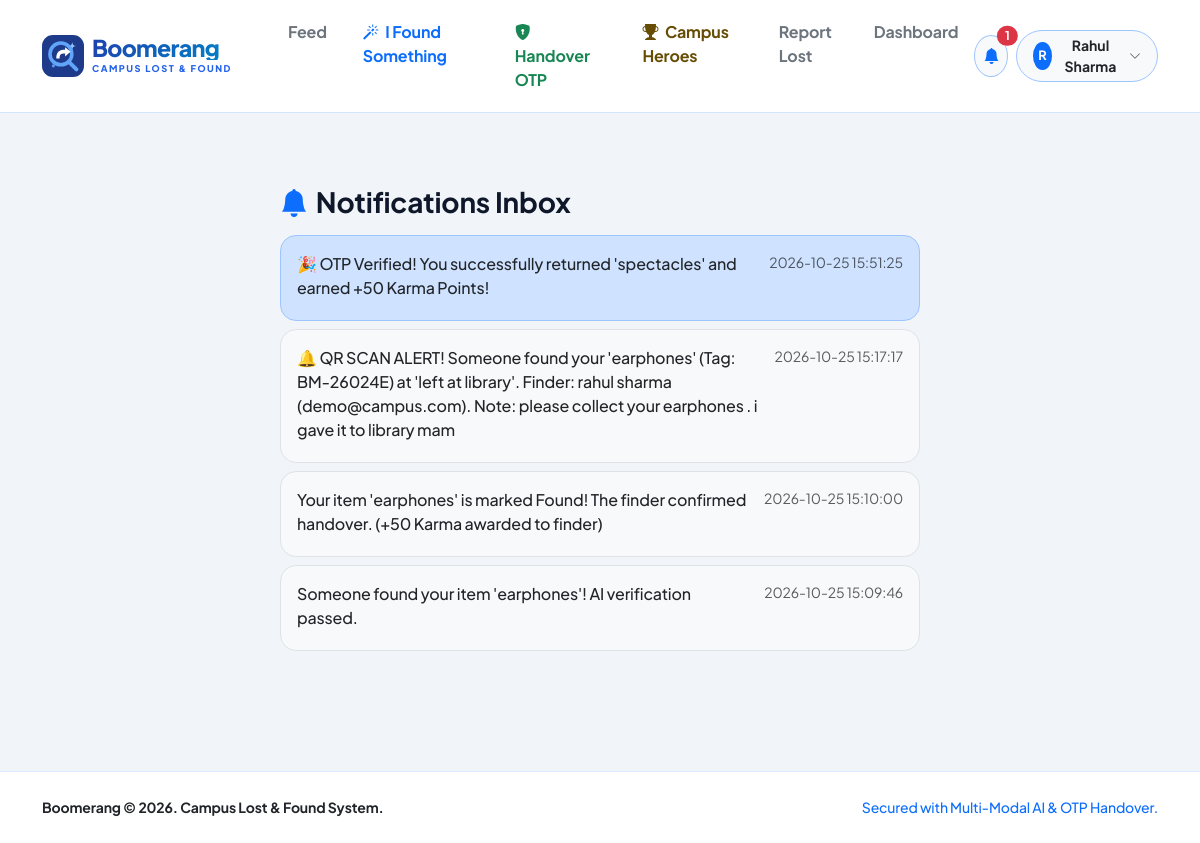
The app's page /notifications (signed in) with its own data.
### tables this page shows
CREATE TABLE users (
        id INTEGER PRIMARY KEY AUTOINCREMENT,
        name TEXT,
        email TEXT UNIQUE,
        phone TEXT,
        dept TEXT,
        pw TEXT,
        role TEXT DEFAULT 'user'
    , karma INTEGER DEFAULT 0);

CREATE TABLE notes (
        id INTEGER PRIMARY KEY AUTOINCREMENT,
        user_id INTEGER,
        msg TEXT,
        seen INTEGER DEFAULT 0,
        created TIMESTAMP DEFAULT CURRENT_TIMESTAMP
    );

### app.py (the view)
@app.route("/notifications")
@login_required
def notifications():
    u = me()
    notes = q("SELECT * FROM notes WHERE user_id=? ORDER BY id DESC", (u["id"],))
    q("UPDATE notes SET seen=1 WHERE user_id=?", (u["id"],), commit=True)
    return render_template("notes.html", notes=notes)

### app.py (called while the page is built)
def db():
    if "db" not in g:
        g.db = sqlite3.connect(DB)
        g.db.row_factory = sqlite3.Row
    return g.db

def q(sql, args=(), one=False, commit=False):
    cur = db().execute(sql, args)
    if commit:
        db().commit()
        return cur.lastrowid
    rows = cur.fetchall()
    return (rows[0] if rows else None) if one else rows

def me():
    if "uid" in session:
        return q("SELECT * FROM users WHERE id=?", (session["uid"],), one=True)
    return None

def login_required(f):
    @wraps(f)
    def w(*a, **k):
        if not me():
            flash("Please log in to continue.", "warning")
            return redirect(url_for("login"))
        return f(*a, **k)
    return w

@app.context_processor
def inject():
    u = me()
    unread_count = 0
    if u:
        row = q("SELECT COUNT(*) c FROM notes WHERE user_id=? AND seen=0", (u["id"],), one=True)
        unread_count = row["c"] if row else 0
    return dict(current_user=u, unread=unread_count, mask=mask, categories=CATEGORIES)

### templates/notes.html (shortened to what this page needs)
{% extends "base.html" %}
{% block content %}
<div class="row justify-content-center">
    <div class="col-lg-8">
        <div class="card-modern p-4 p-md-5 mb-5">
            <h3 class="fw-bold mb-3 d-flex align-items-center gap-2">
                <i class="bi bi-bell-fill text-primary"></i> Notifications Inbox
            </h3>
            {% if notes %}
            <div class="d-flex flex-column gap-2">
                {% for n in notes %}
                <div class="p-3 rounded-4 border {% if not n.seen %}bg-primary-subtle border-primary-subtle{% else %}bg-light{% endif %}">
                    <div class="d-flex justify-content-between align-items-start">
                        <p class="mb-1 text-dark fw-medium">{{ n.msg }}</p>
                        <small class="text-muted text-nowrap ms-3">{{ n.created }}</small>
                    </div>
                </div>
                {% endfor %}
            </div>
            {% else %}
            <div class="text-center py-5 text-muted">
                <i class="bi bi-bell-slash fs-1 d-block mb-2 opacity-50"></i>
                <p class="mb-0">You're all caught up! No notifications.</p>
            </div>
            {% endif %}
        </div>
    </div>
</div>
{% endblock %}

### templates/base.html (shortened to what this page needs)
<!DOCTYPE html>
<html lang="en">
<head>
    <link href="https://cdn.jsdelivr.net/npm/bootstrap@5.3.3/dist/css/bootstrap.min.css" rel="stylesheet">
    <link href="https://cdn.jsdelivr.net/npm/bootstrap-icons@1.11.3/font/bootstrap-icons.min.css" rel="stylesheet">
</head>
<body>
    <nav class="navbar navbar-expand-lg glass-nav sticky-top">
        <div class="container py-1">
            <a class="navbar-brand d-flex align-items-center gap-2 text-decoration-none" href="{{ url_for('index') }}">
                <div class="d-flex flex-column">
                    <span class="brand-title">Boomerang</span>
                    <span class="brand-subtitle">CAMPUS LOST & FOUND</span>
                </div>
            </a>
            <div class="collapse navbar-collapse" id="navContent">
                <ul class="navbar-nav me-auto mb-2 mb-lg-0 ms-lg-4 gap-1">
                    <li class="nav-item"><a class="nav-link fw-bold px-3 text-secondary" href="{{ url_for('index') }}">Feed</a></li>
                    <li class="nav-item">
                        <a class="nav-link fw-bold px-3 text-primary" href="{{ url_for('found_new') }}">
                            <i class="bi bi-magic me-1"></i> I Found Something
                        </a>
                    </li>
                    <li class="nav-item">
                        <a class="nav-link fw-bold px-3 text-success" href="{{ url_for('otp_verify_page') }}">
                            <i class="bi bi-shield-lock-fill me-1"></i> Handover OTP
                        </a>
                    </li>
                    <li class="nav-item">
                        <a class="nav-link fw-bold px-3 text-warning-emphasis" href="{{ url_for('leaderboard') }}">
                            <i class="bi bi-trophy-fill me-1"></i> Campus Heroes
                        </a>
                    </li>
                    {% if current_user %}
                    <li class="nav-item"><a class="nav-link fw-bold px-3 text-secondary" href="{{ url_for('lost_new') }}">Report Lost</a></li>
                    <li class="nav-item"><a class="nav-link fw-bold px-3 text-secondary" href="{{ url_for('dashboard') }}">Dashboard</a></li>
                    {% endif %}
                </ul>
                <div class="d-flex align-items-center gap-2">
                    {% if current_user %}
                    <a href="{{ url_for('notifications') }}" class="btn btn-light rounded-circle position-relative border border-primary-subtle p-2" title="Notifications">
                        <i class="bi bi-bell-fill text-primary fs-6"></i>
                        {% if unread > 0 %}
                        <span class="position-absolute top-0 start-100 translate-middle badge rounded-pill bg-danger">{{ unread }}</span>
                        {% endif %}
                    </a>
                    <div class="dropdown">
                        <button class="btn btn-light border border-primary-subtle rounded-pill d-flex align-items-center gap-2 py-1 px-3" type="button" data-bs-toggle="dropdown">
                            <span class="bg-primary text-white rounded-circle d-inline-flex align-items-center justify-content-center fw-bold" style="width: 28px; height: 28px; font-size: 0.8rem;">
                                {{ current_user.name[0]|upper }}
                            </span>
                            <span class="fw-bold small text-dark">{{ current_user.name }}</span>
                            <i class="bi bi-chevron-down text-muted" style="font-size: 0.75rem;"></i>
                        </button>
                    </div>
                    {% else %}
                    <a href="{{ url_for('login') }}" class="btn btn-light border rounded-pill px-4 fw-bold text-primary">Login</a>
                    <a href="{{ url_for('register') }}" class="btn btn-boomerang px-4">Register</a>
                    {% endif %}
                </div>
            </div>
        </div>
    </nav>
    <main class="container my-4 flex-grow-1">
        {% block content %}{% endblock %}
    </main>
    <footer class="footer-boomerang text-center small text-muted">
        <div class="container">
            <div class="d-flex justify-content-between align-items-center flex-column flex-md-row gap-2">
                <div class="fw-bold text-dark">Boomerang &copy; 2026. Campus Lost & Found System.</div>
                <div class="text-primary fw-medium">Secured with Multi-Modal AI & OTP Handover.</div>
            </div>
        </div>
    </footer>
</body>
</html>

### templates/base.html (style rules this page uses)
:root { --blue-950: #0a0f1d; --blue-900: #0f172a; --blue-800: #1e3a8a; --blue-700: #1d4ed8; --blue-600: #2563eb; --blue-500: #3b82f6; --blue-100: #dbeafe; }
body { font-family: 'Plus Jakarta Sans', sans-serif; background-color: #f1f5f9; color: #0f172a; min-height: 100vh; display: flex; flex-direction: column; letter-spacing: -0.01em; }
.glass-nav { background: rgba(255, 255, 255, 0.95); backdrop-filter: blur(14px); -webkit-backdrop-filter: blur(14px); border-bottom: 1px solid rgba(191, 219, 254, 0.7); }
.brand-title { font-size: 1.45rem; font-weight: 900; line-height: 1; letter-spacing: -0.03em; background: linear-gradient(135deg, #1e40af 0%, #0284c7 100%); -webkit-background-clip: text; -webkit-text-fill-color: transparent; }
.brand-subtitle { font-size: 0.58rem; font-weight: 800; letter-spacing: 0.16em; color: #2563eb; margin-top: 2px; text-transform: uppercase; }
.footer-boomerang { margin-top: auto; background: #ffffff; border-top: 1px solid #dbeafe; padding: 25px 0; }

### records on screen
users: name "R", name "Rahul Sharma"
notes: msg "🎉 OTP Verified! You successfully returned 'spectacles' and earned +50 Karma Points!", created "2026-10-25 15:51:25"
notes: msg "🔔 QR SCAN ALERT! Someone found your 'earphones' (Tag: BM-26024E) at 'left at library'. Finder: rahul sharma (demo@campus.com). Note: please collect your earphones . i gave it to library mam", created "2026-10-25 15:17:17"
notes: msg "Your item 'earphones' is marked Found! The finder confirmed handover. (+50 Karma awarded to finder)", created "2026-10-25 15:10:00"
notes: msg "Someone found your item 'earphones'! AI verification passed.", created "2026-10-25 15:09:46"

### other values on screen
{{ unread }} "1"
